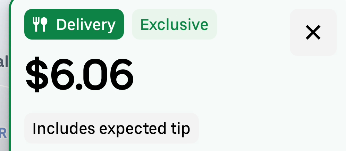
#> input picture screen1679669096.png, 346 x 151 px
$ python -i readFromImage.py   (imports and definitions only)
#> lines starting #> are read from the running program, lines starting #| are printed output that depends on the picture; after the words box and inside, x2 and y2 are one past the last pixel; in counts of white or black regions, pixels touching at a corner belong together
from PIL import Image
import pytesseract
import cv2
import numpy as np
import re

# Configure Tesseract path
pytesseract.pytesseract.tesseract_cmd = r'C:\Program Files\Tesseract-OCR\tesseract.exe'


def preprocess_currency_image(image_path):
    """Specialized preprocessing for currency extraction"""
#> called with image_path = 'screen1679669096.png'
    try:
        # Read and convert to grayscale
        img = cv2.imread(image_path)
#> img is the input picture: shape (151, 346, 3); mean B, G, R 224.5, 229.2, 218.6
        gray = cv2.cvtColor(img, cv2.COLOR_BGR2GRAY)
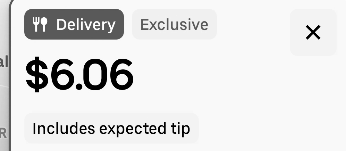
#> gray: shape (151, 346); min 0, max 255, mean 225.7

        # High-contrast binarization
        _, thresh = cv2.threshold(gray, 200, 255, cv2.THRESH_BINARY_INV)
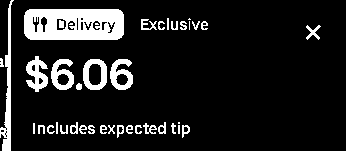
#> thresh: shape (151, 346); 12.1% white; 40 white regions (6 under 20 px), largest, box (x1, y1, x2, y2) and area: (24, 9, 124, 40) 2666, (0, 0, 14, 151) 719, (26, 56, 48, 92) 448

        # Noise removal
        kernel = np.ones((2, 2), np.uint8)
        processed = cv2.morphologyEx(thresh, cv2.MORPH_CLOSE, kernel)
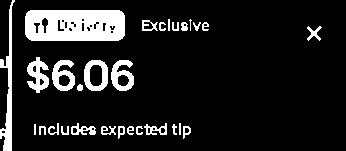
#> processed: shape (151, 346); 12.5% white; 29 white regions (1 under 20 px), largest, box (x1, y1, x2, y2) and area: (25, 10, 125, 41) 2809, (0, 0, 15, 151) 779, (27, 57, 49, 93) 450

        # Scale up small text (2x)
        if img.shape[0] < 100 or img.shape[1] < 100:
            processed = cv2.resize(processed, None, fx=2, fy=2, interpolation=cv2.INTER_CUBIC)

        return cv2.bitwise_not(processed)  # Return to black-on-white

    except Exception as e:
        print(f"Preprocessing error: {e}")
        return Image.open(image_path)


def extract_currency(image_path):
    """Extracts currency values ($X.XX format) from image"""
    try:
        # Specialized preprocessing
        processed_img = preprocess_currency_image(image_path)

        # Convert to PIL format if needed
        if isinstance(processed_img, np.ndarray):
            processed_img = Image.fromarray(processed_img)

        # Currency-specific OCR config
        custom_config = r'--oem 3 --psm 6 -c tessedit_char_whitelist=$0123456789.'
        raw_text = pytesseract.image_to_string(processed_img, config=custom_config)

        # Find all currency patterns
        currency_values = re.findall(r'\$\d+\.\d{2}', raw_text)

        if currency_values:
            return currency_values[0]  # Return first match
        return "No currency detected"

    except Exception as e:
        return f"Error: {str(e)}"

>>> result = preprocess_currency_image('screen1679669096.png')
